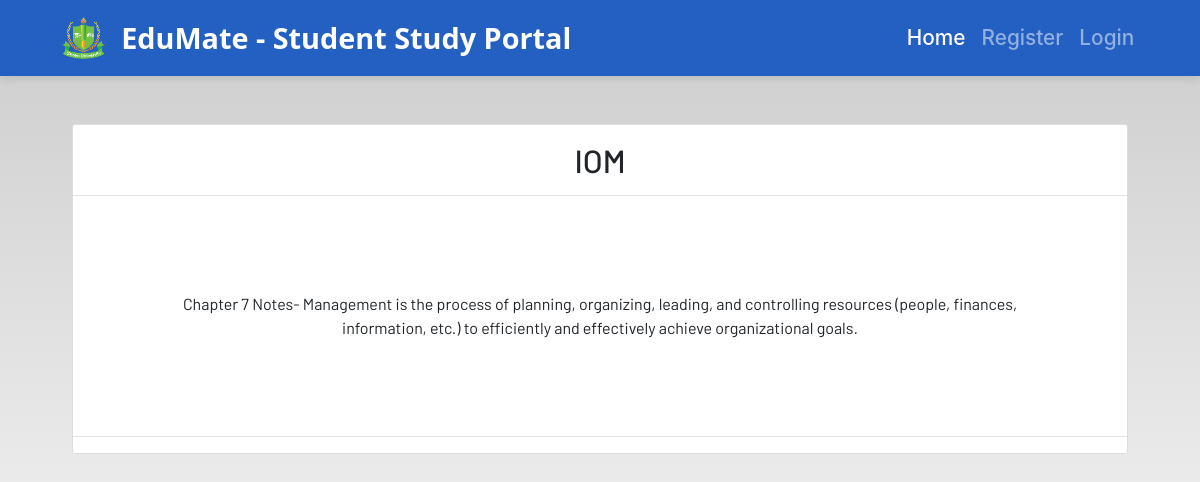
The page /notes_detail/6 on the database its author committed.
### dashboard/models.py (models this page shows, shortened)
class Notes(models.Model):
    user = models.ForeignKey(User, on_delete=models.CASCADE)
    title = models.CharField(max_length=200)
    description = models.TextField()
    class Meta:
        verbose_name = "notes"
        verbose_name_plural = "notes"

### dashboard/views.py (the view)
# urls.py: path("notes_detail/<int:pk>", views.NotesDetailView.as_view(), name="notes-detail"),
class NotesDetailView(generic.DetailView):
    model = Notes

### dashboard/templates/dashboard/notes_detail.html
{% extends 'dashboard/base.html' %}
{% load static %}
{% block content %}
<section class='text-center container'>
    <div class="container">
        <div class="content-section p-0 mt-5">
            <div class="m-3">
                <h2>{{notes.title}}</h2>
            </div>
            <hr class="p-0 m-0">
            <p class="description m-5 p-5">
                {{notes.description}}
            </p>
            <hr>
        </div>
    </div>
</section>
{% endblock content %}

### static/css/main.css (style rules this page uses)
html { scroll-behavior: smooth; height: 100%; width: 100%; }
html, body { max-width: 100%; overflow-x: hidden; height: 100%; width: 100%; }
body { background: linear-gradient(rgba(0, 0, 0, 0.2), rgba(255, 255, 255, 0.5)); overflow-x: hidden; background-repeat: no-repeat; }
.content-section { background: #ffffff; padding: 10px 20px; border: 1px solid #dddddd; border-radius: 3px; margin-bottom: 20px; }

### rows shown on the page
Notes: title "IOM", description "Chapter 7 Notes- Management is the process of planning, organizing, leading, and controlling resources (people, finances, information, etc.) to efficiently and effectively achieve organizational goals."
